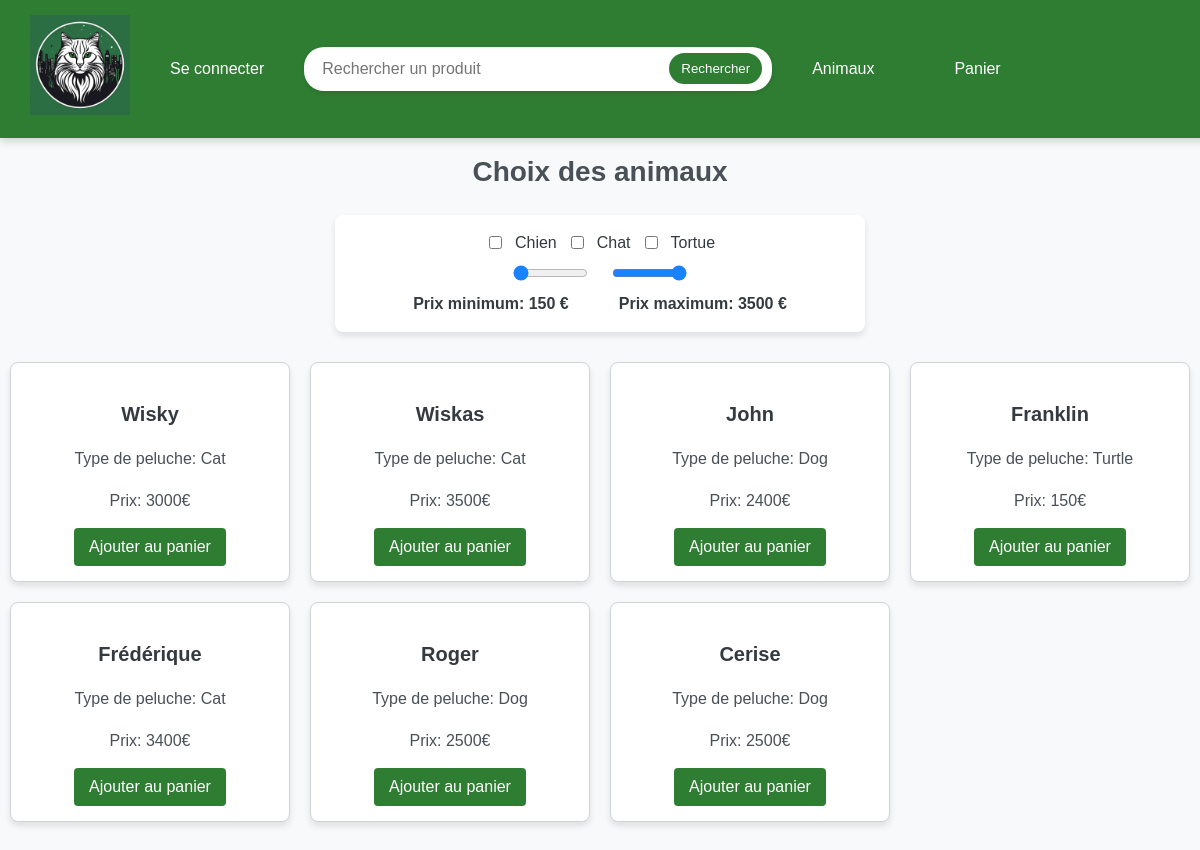
Before: /store.php with the older database file.
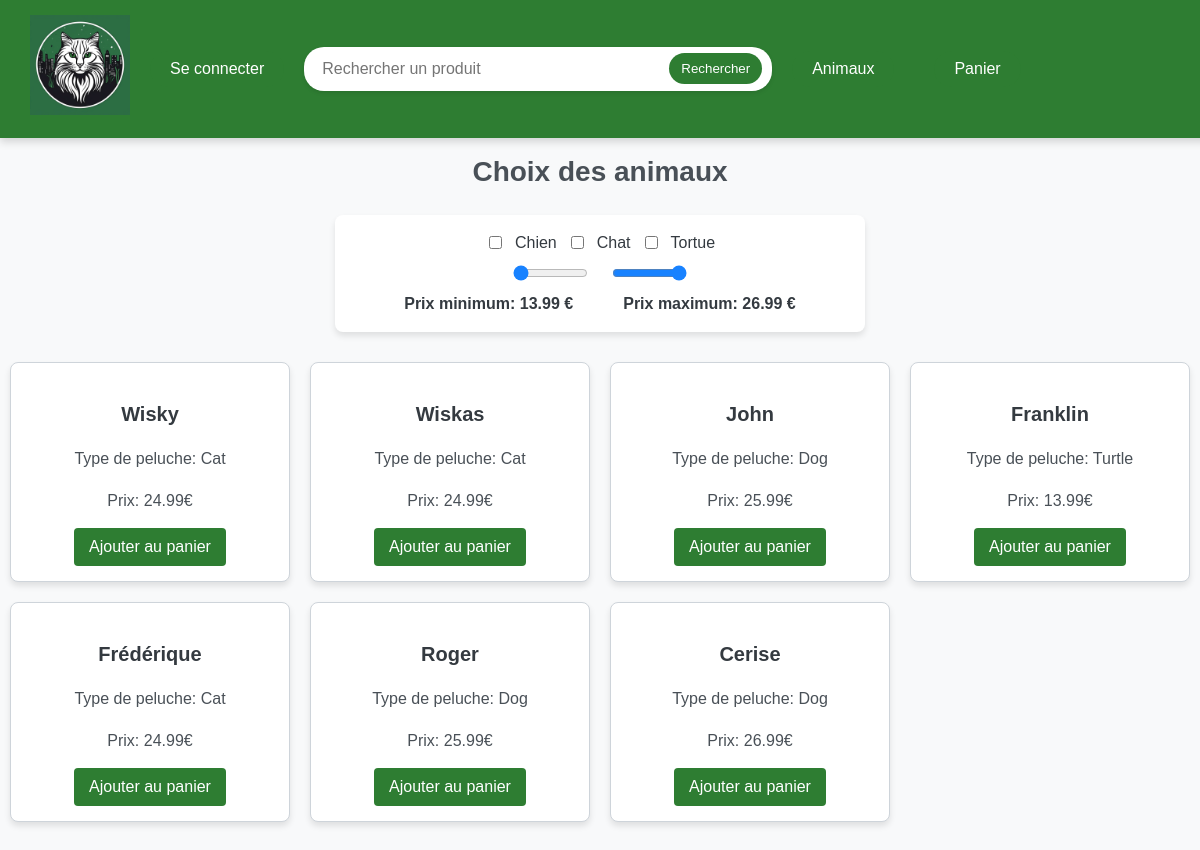
After: the same page with the newer database file.
### tables this page shows
CREATE TABLE `animals` (
  `idAnimals` int(100) NOT NULL AUTO_INCREMENT,
  `nameAnimals` varchar(100) NOT NULL,
  `typeAnimals` varchar(100) NOT NULL,
  `weightAnimals` varchar(100) NOT NULL,
  `colorAnimals` varchar(100) NOT NULL,
  `priceAnimals` decimal(5,2) NOT NULL,
  PRIMARY KEY (`idAnimals`)
);

### store.php (the view, shortened to what this page needs)
<?php
$servername = "localhost";
$dbname = "e_commerce_project";
$dbusername = "root";
$dbpassword = "";
try {
    $conn = new PDO("mysql:host=$servername;dbname=$dbname", $dbusername, $dbpassword);
    $conn->setAttribute(PDO::ATTR_ERRMODE, PDO::ERRMODE_EXCEPTION);
    $priceQuery = $conn->query("SELECT MIN(priceAnimals) AS min_price, MAX(priceAnimals) AS max_price FROM animals");
    $priceResult = $priceQuery->fetch(PDO::FETCH_ASSOC);
    $minPrice = $priceResult['min_price'] ?? 0;
    $maxPrice = $priceResult['max_price'] ?? 300.00;
    $sql = "SELECT idAnimals, nameAnimals, priceAnimals, typeAnimals FROM animals WHERE 1=1";
    $stmt = $conn->query($sql);
    $products = $stmt->fetchAll(PDO::FETCH_ASSOC);
} catch (PDOException $e) {
    echo "Erreur de connexion : " . $e->getMessage();
    exit;
}
?>
<!doctype html>
<html lang="fr">
<head>
    <link rel="stylesheet" href="style/store.css">
</head>
<body>
<div class="navbar">
    <?php include 'navbar.php'; ?>
</div>
<h1 class="store-title">Choix des animaux</h1>
<form method="get" class="filter-form" id="filter-form">
    <label>
        <input type="checkbox" name="filter_dog" value="Dog" <?php echo isset($_GET['filter_dog']) ? 'checked' : ''; ?>>
        Chien
        <input type="checkbox" name="filter_cat" value="Cat" <?php echo isset($_GET['filter_cat']) ? 'checked' : ''; ?>>
        Chat
        <input type="checkbox" name="filter_turtle" value="Turtle" <?php echo isset($_GET['filter_turtle']) ? 'checked' : ''; ?>>
        Tortue
    </label>
    <div class="price-slider">
        <input type="range" name="price_min" min="<?php echo $minPrice; ?>" max="<?php echo $maxPrice; ?>" value="<?php echo isset($_GET['price_min']) ? $_GET['price_min'] : $minPrice; ?>" step="1" style="width: 15%" id="minPrice">
        <input type="range" name="price_max" min="<?php echo $minPrice; ?>" max="<?php echo $maxPrice; ?>" value="<?php echo isset($_GET['price_max']) ? $_GET['price_max'] : $maxPrice; ?>" step="1" style="width: 15%" id="maxPrice">
    </div>
    <div class="price-values">
        <span> Prix minimum: <span id="price_min"><?php echo isset($_GET['price_min']) ? $_GET['price_min'] : $minPrice; ?></span> €</span>
        <span> Prix maximum: <span id="price_max"><?php echo isset($_GET['price_max']) ? $_GET['price_max'] : $maxPrice; ?></span> €</span>
    </div>
</form>
<div class="products">
    <?php foreach ($products as $product): ?>
        <div class="product">
            <a href="fiche_produit.php?idAnimals=<?php echo htmlspecialchars($product['idAnimals']); ?>">
                <h2><?php echo htmlspecialchars($product['nameAnimals']); ?></h2>
            </a>
                <p>Type de peluche: <?php echo htmlspecialchars($product['typeAnimals']); ?></p>
                <p>Prix: <?php echo htmlspecialchars($product['priceAnimals']); ?>€</p>
                <form method="post" action="cart.php">
                    <button type="submit" name="add_to_cart">Ajouter au panier</button>
                </form>
        </div>
    <?php endforeach; ?>
</div>
</body>
</html>

### navbar.php (shortened to what this page needs)
<!DOCTYPE html>
<html lang="fr">
<head>
    <link rel="stylesheet" href="style/navbar.css">
</head>
<body>
<nav class="navbar">
    <a href="index.php"><img src="image/logo_chat.png" style="height: 100px; width:100px;"></a>
    <?php if (!isset($_SESSION['firstname'])): ?>
        <a href="connexion.php" class="btn">Se connecter</a>
    <?php endif; ?>
    <form class="search-form" role="search" action="search.php" method="GET" style="display: flex; align-items: center;">
        <input list="products" name="product" id="product" class="nav-search"
               placeholder="Rechercher un produit" type="search" style="width: 350px;">
        <button type="submit" class="btn-search">Rechercher</button>
    </form>
    <a href="store.php" class="btn">Animaux</a>
    <a href="cart.php" class="btn">Panier
    </a>
</nav>
</body>
</html>

### style/store.css (style rules this page uses)
body { font-family: Arial, sans-serif; line-height: 1.6; margin: 0; padding: 0; background-color: #f8f9fa; color: #343a40; }
h1, h2 { color: #343a40; text-align: center; margin: 20px 0; }
a { text-decoration: none; color: #007bff; }
.store-title { margin: 20px auto; font-size: 28px; text-align: center; color: #495057; }
.filter-form { display: flex; flex-direction: column; align-items: center; justify-content: center; background-color: #ffffff; padding: 15px; border-radius: 8px; box-shadow: 0 4px 6px rgba(0, 0, 0, 0.1); max-width: 500px; margin: 20px auto; }
.filter-form label { display: flex; gap: 10px; justify-content: center; align-items: center; flex-wrap: wrap; }
.price-slider { display: flex; justify-content: center; align-items: center; gap: 20px; width: 100%; margin-top: 10px; }
.price-slider input[type="range"] { width: 40%; height: 12px; border-radius: 6px; background: #ced4da; outline: none; opacity: 0.9; transition: opacity 0.2s ease-in-out; }
.price-values { display: flex; justify-content: center; gap: 50px; font-weight: bold; margin-top: 10px; }
.products { display: grid; grid-template-columns: repeat(auto-fit, minmax(250px, 1fr)); gap: 20px; max-width: 1200px; margin: 20px auto; padding: 10px; }
.product { background-color: #ffffff; border: 1px solid #ced4da; border-radius: 8px; box-shadow: 0 4px 6px rgba(0, 0, 0, 0.1); padding: 15px; text-align: center; transition: transform 0.3s ease, box-shadow 0.3s ease; }
.product h2 { font-size: 20px; color: #343a40; margin-bottom: 10px; }
.product p { font-size: 16px; color: #495057; margin-bottom: 15px; }
.product button { background-color: #2E7D32; color: #ffffff; border: none; padding: 10px 15px; border-radius: 4px; cursor: pointer; font-size: 16px; transition: background-color 0.3s ease; }

### style/navbar.css (style rules this page uses)
.navbar { position: fixed; top: 0; left: 0; width: 100%; display: flex; justify-content: left; align-items: center; background-color: #2e7d32; padding: 15px 30px; z-index: 1000; box-shadow: 0 4px 8px rgba(0, 0, 0, 0.15); font-family: 'Arial', sans-serif; }
.navbar .btn { color: #ffffff; text-decoration: none; padding: 5px 20px; font-size: 1rem; border-radius: 20px; transition: background-color 0.3s ease, transform 0.2s ease; background-color: #2e7d32; border: none; cursor: pointer; margin: 20px; }
body { margin-top: 150px; }
.navbar .search-form { display: flex; align-items: center; gap: 5px; background: #fff; padding: 5px 10px; border-radius: 20px; box-shadow: 0 2px 4px rgba(0, 0, 0, 0.1); }
.navbar .search-form input { border: none; padding: 8px; border-radius: 20px; outline: none; font-size: 1rem; width: 250px; }
.navbar .search-form button { background: #2e7d32; color: white; border: none; padding: 8px 12px; border-radius: 20px; cursor: pointer; transition: background 0.3s ease, transform 0.2s ease; }

Changed rows visible on the page:
changed animals "Wisky": priceAnimals "3000" → "24.99"
changed animals "Wiskas": priceAnimals "3500" → "24.99"
changed animals "John": priceAnimals "2400" → "25.99"
changed animals "Franklin": priceAnimals "150" → "13.99"
changed animals "Frédérique": priceAnimals "3400" → "24.99"
changed animals "Roger": priceAnimals "2500" → "25.99"
changed animals "Cerise": priceAnimals "2500" → "26.99"
Other visible differences:
form field price_min: "150" → "13.99"
form field price_max: "3500" → "26.99"
$minPrice: "150" → "13.99"
$maxPrice: "3500" → "26.99"
